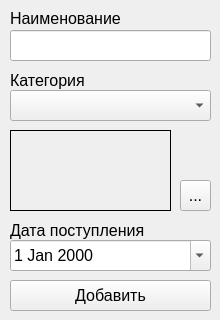
<?xml version="1.0" encoding="UTF-8"?>
<ui version="4.0">
 <class>AddDialog</class>
 <widget class="QWidget" name="AddDialog">
  <property name="geometry">
   <rect>
    <x>0</x>
    <y>0</y>
    <width>220</width>
    <height>320</height>
   </rect>
  </property>
  <property name="windowTitle">
   <string>Form</string>
  </property>
  <widget class="QLabel" name="label">
   <property name="geometry">
    <rect>
     <x>10</x>
     <y>10</y>
     <width>111</width>
     <height>16</height>
    </rect>
   </property>
   <property name="font">
    <font>
     <pointsize>12</pointsize>
    </font>
   </property>
   <property name="text">
    <string>Наименование</string>
   </property>
  </widget>
  <widget class="QPushButton" name="pushButton">
   <property name="geometry">
    <rect>
     <x>10</x>
     <y>280</y>
     <width>201</width>
     <height>31</height>
    </rect>
   </property>
   <property name="font">
    <font>
     <pointsize>12</pointsize>
    </font>
   </property>
   <property name="text">
    <string>Добавить</string>
   </property>
  </widget>
  <widget class="QLineEdit" name="lineEdit">
   <property name="geometry">
    <rect>
     <x>10</x>
     <y>30</y>
     <width>201</width>
     <height>31</height>
    </rect>
   </property>
   <property name="font">
    <font>
     <pointsize>12</pointsize>
    </font>
   </property>
  </widget>
  <widget class="QLabel" name="label_2">
   <property name="geometry">
    <rect>
     <x>10</x>
     <y>70</y>
     <width>91</width>
     <height>21</height>
    </rect>
   </property>
   <property name="font">
    <font>
     <pointsize>12</pointsize>
    </font>
   </property>
   <property name="text">
    <string>Категория</string>
   </property>
  </widget>
  <widget class="QComboBox" name="comboBox">
   <property name="geometry">
    <rect>
     <x>10</x>
     <y>90</y>
     <width>201</width>
     <height>31</height>
    </rect>
   </property>
  </widget>
  <widget class="QLabel" name="label_3">
   <property name="geometry">
    <rect>
     <x>10</x>
     <y>130</y>
     <width>161</width>
     <height>81</height>
    </rect>
   </property>
   <property name="frameShape">
    <enum>QFrame::Box</enum>
   </property>
   <property name="text">
    <string/>
   </property>
   <property name="scaledContents">
    <bool>true</bool>
   </property>
  </widget>
  <widget class="QToolButton" name="toolButton">
   <property name="geometry">
    <rect>
     <x>180</x>
     <y>180</y>
     <width>31</width>
     <height>31</height>
    </rect>
   </property>
   <property name="font">
    <font>
     <pointsize>12</pointsize>
    </font>
   </property>
   <property name="text">
    <string>...</string>
   </property>
  </widget>
  <widget class="QLabel" name="label_4">
   <property name="geometry">
    <rect>
     <x>10</x>
     <y>220</y>
     <width>141</width>
     <height>21</height>
    </rect>
   </property>
   <property name="font">
    <font>
     <pointsize>12</pointsize>
    </font>
   </property>
   <property name="text">
    <string>Дата поступления</string>
   </property>
  </widget>
  <widget class="QDateEdit" name="dateEdit">
   <property name="geometry">
    <rect>
     <x>10</x>
     <y>240</y>
     <width>201</width>
     <height>31</height>
    </rect>
   </property>
   <property name="font">
    <font>
     <pointsize>12</pointsize>
    </font>
   </property>
   <property name="calendarPopup">
    <bool>true</bool>
   </property>
  </widget>
 </widget>
 <resources/>
 <connections/>
</ui>
